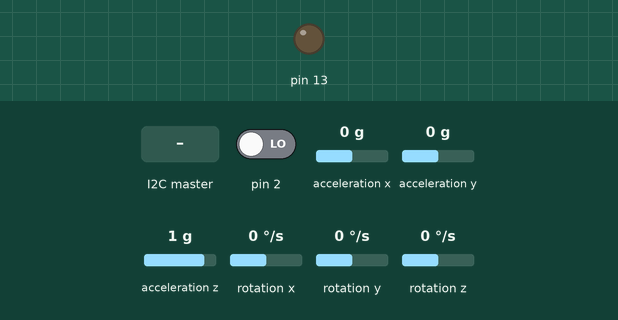
A program run on a simulated Arduino Uno, built with avr-gcc and run on an emulated ATmega328P. Parts: output pins drawn as LEDs (lit = HIGH). Inputs (shaded band) come from the test bench; at power-on: pin 2 LOW, acceleration x 0 g, acceleration y 0 g, acceleration z 1 g, rotation x 0 °/s, rotation y 0 °/s, rotation z 0 °/s. The sensor or clock chip raises its interrupt line as the real part does; what the program prints to the serial monitor is not drawn.

Above: at 1.7 s.
1.8 s: the I2C master sends the byte 1
At 2.5 s:
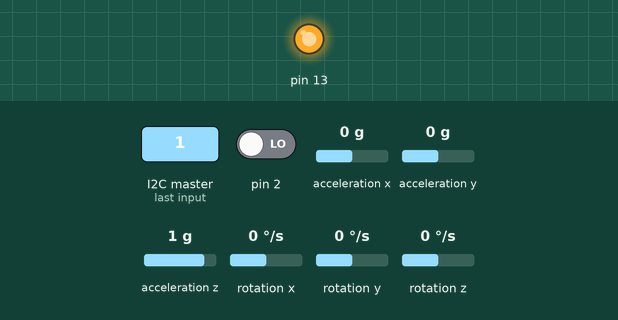
Timing chart, 0 to 4.8 s (numbered marks = the images above; inputs shaded):
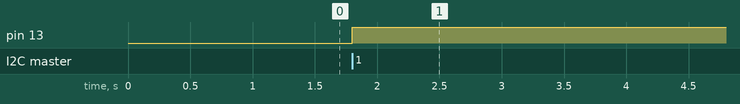

The program:

main.cpp
```cpp
#include <Arduino.h>
#include <AccelStepper.h>
#include <AFMotor.h>
#include <PID_v1.h>

#include "I2Cdev.h"
#include "MPU6050_6Axis_MotionApps20.h"

#define SLAVE_ADDRESS 0x04

int number = 0;
int state = 0;
void receiveData(int byteCount);
void sendData();

// Arduino Wire library is required if I2Cdev I2CDEV_ARDUINO_WIRE implementation
// is used in I2Cdev.h
#if I2CDEV_IMPLEMENTATION == I2CDEV_ARDUINO_WIRE
  #include "Wire.h"
#endif

// class default I2C address is 0x68
// specific I2C addresses may be passed as a parameter here
// AD0 low = 0x68 (default for SparkFun breakout and InvenSense evaluation board)
// AD0 high = 0x69
MPU6050 mpu;

#define OUTPUT_DEBUG_IMU
#define OUTPUT_DEBUG_MOTORS

// MPU control/status vars
bool dmpReady = false;  // set true if DMP init was successful
uint8_t mpuIntStatus;   // holds actual interrupt status byte from MPU
uint8_t devStatus;      // return status after each device operation (0 = success, !0 = error)
uint16_t packetSize;    // expected DMP packet size (default is 42 bytes)
uint16_t fifoCount;     // count of all bytes currently in FIFO
uint8_t fifoBuffer[64]; // FIFO storage buffer

// data values
double roll = 0;

// ================================================================
// ===                          PID STUFF                       ===
// ================================================================

//Define Variables we'll be connecting to
double Setpoint, Output, Input;
int kp = 30;
int ki = 200;
int kd = 0.25;
PID myPID(&roll, &Output, &Setpoint, kp, ki, kd, DIRECT);

// orientation/motion vars
Quaternion q;           // [w, x, y, z]         quaternion container
VectorFloat gravity;    // [x, y, z]            gravity vector
float ypr[3];           // [yaw, pitch, roll]   yaw/pitch/roll container and gravity vector

// ================================================================
// ===               INTERRUPT DETECTION ROUTINE                ===
// ================================================================

volatile bool mpuInterrupt = false;     // indicates whether MPU interrupt pin has gone high
void dmpDataReady() {
  mpuInterrupt = true;
}

// ================================================================
// ===               Motor Config                                ===
// ================================================================

// two stepper motors one on each port
AF_Stepper motor1(200, 1);
AF_Stepper motor2(200, 2);

// you can change these to DOUBLE or INTERLEAVE or MICROSTEP!
// wrappers for the first motor
void forwardstep1() {
  motor1.onestep(FORWARD, SINGLE);
}
void backwardstep1() {
  motor1.onestep(BACKWARD, SINGLE);
}

// wrappers for the second motor
void forwardstep2() {
  motor2.onestep(FORWARD, SINGLE);
}
void backwardstep2() {
  motor2.onestep(BACKWARD, SINGLE);
}

// Motor shield has two motor ports, now we'll wrap them in an AccelStepper object
AccelStepper stepper1(forwardstep1, backwardstep1);
AccelStepper stepper2(forwardstep2, backwardstep2);

// ================================================================
// ===                      INITIAL SETUP                       ===
// ================================================================
void setup() {

  // join I2C bus
  #if I2CDEV_IMPLEMENTATION == I2CDEV_ARDUINO_WIRE
    Wire.begin(SLAVE_ADDRESS);
    Wire.onReceive(receiveData);
    Wire.onRequest(sendData);

    // TWBR = 24; // 400kHz I2C clock (200kHz if CPU is 8MHz)
  #elif I2CDEV_IMPLEMENTATION == I2CDEV_BUILTIN_FASTWIRE
    Fastwire::setup(400, true);
  #endif

  // initialize serial communication
  Serial.begin(115200);

  // initialize device
  Serial.println(F("Initializing I2C devices..."));
  mpu.initialize();

  // verify connection
  Serial.println(F("Testing device connections..."));
  Serial.println(mpu.testConnection() ? F("MPU6050 connection successful") : F("MPU6050 connection failed"));

  // load and configure the DMP
  Serial.println(F("Initializing DMP..."));
  devStatus = mpu.dmpInitialize();

  // supply your own gyro offsets here, scaled for min sensitivity
  mpu.setXGyroOffset(220);
  mpu.setYGyroOffset(76);
  mpu.setZGyroOffset(-85);
  mpu.setZAccelOffset(1788); // 1688 factory default for my test chip

  // make sure it worked (returns 0 if so)
  if (devStatus == 0) {

    // turn on the DMP, now that it's ready
    Serial.println(F("Enabling DMP..."));
    mpu.setDMPEnabled(true);

    // enable Arduino interrupt detection
    Serial.println(F("Enabling interrupt detection (Arduino external interrupt 0)..."));
    attachInterrupt(0, dmpDataReady, RISING);
    mpuIntStatus = mpu.getIntStatus();

    // set our DMP Ready flag so the main loop() function knows it's okay to use it
    Serial.println(F("DMP ready! Waiting for first interrupt..."));
    dmpReady = true;

    // get expected DMP packet size for later comparison
    packetSize = mpu.dmpGetFIFOPacketSize();

    stepper1.setMaxSpeed(0);
    stepper1.setAcceleration(10000.0);
    stepper1.moveTo(-1000000);

    stepper2.setMaxSpeed(0);
    stepper2.setAcceleration(10000.0);
    stepper2.moveTo(1000000);

  }
  else {
    // ERROR!
    // 1 = initial memory load failed
    // 2 = DMP configuration updates failed
    // (if it's going to break, usually the code will be 1)
    Serial.print(F("DMP Initialization failed (code "));
    Serial.print(devStatus);
    Serial.println(F(")"));
  }

  // I2C setup
  pinMode(13, OUTPUT);

  //turn the PID on
  myPID.SetOutputLimits(-300,300);
  myPID.SetMode(AUTOMATIC);
  Setpoint = 0;
  myPID.Compute();
}

void MPUISR();

// ================================================================
// ===                    MAIN PROGRAM LOOP                     ===
// ================================================================
void loop() {
// if programming failed, don't try to do anything
  if (!dmpReady) return;

  // wait for MPU interrupt or extra packet(s) available
  if (!(!mpuInterrupt && fifoCount < packetSize)) {
    MPUISR();
  }
}

void MPUISR() {
  // reset interrupt flag and get INT_STATUS byte
  mpuInterrupt = false;

  mpuIntStatus = mpu.getIntStatus();
  // get current FIFO count
  fifoCount = mpu.getFIFOCount();

  // check for overflow (this should never happen unless our code is too inefficient)
  if ((mpuIntStatus & 0x10) || fifoCount == 1024) {
    // reset so we can continue cleanly
    mpu.resetFIFO();
    Serial.println(F("FIFO overflow!"));

  }
  // otherwise, check for DMP data ready interrupt (this should happen frequently)
  else if (mpuIntStatus & 0x02) {
    // wait for correct available data length, should be a VERY short wait
    while (fifoCount < packetSize) fifoCount = mpu.getFIFOCount();

    // read a packet from FIFO
    mpu.getFIFOBytes(fifoBuffer, packetSize);

    // track FIFO count here in case there is > 1 packet available
    // (this lets us immediately read more without waiting for an interrupt)
    fifoCount -= packetSize;
    mpu.dmpGetQuaternion(&q, fifoBuffer);
    mpu.dmpGetGravity(&gravity, &q);
    mpu.dmpGetYawPitchRoll(ypr, &q, &gravity);
    roll = (ypr[1] * 180/M_PI) -  8.4;
    Input = abs(roll);
    myPID.Compute();
    #ifdef OUTPUT_DEBUG_IMU
      // display Euler angles in degrees
      Serial.print("roll, input, output \t");
      Serial.print(roll);
      Serial.print("\t");
      Serial.print(Input);
      Serial.print("\t");
      Serial.println(Output);

    #endif
  }
}

// callback for received data
void receiveData(int byteCount){

  while(Wire.available()) {
    number = Wire.read();
    Serial.print("data received: ");
    Serial.println(number);

    if (number == 1){

      if (state == 0){
        digitalWrite(13, HIGH); // set the LED on
        state = 1;
      }
      else{
        digitalWrite(13, LOW); // set the LED off
        state = 0;
      }
    }
  }
}

// callback for sending data
void sendData(){
  Wire.write(number);
}
```

Measured:
- after the input at 1.8 s, pin 13: LOW → HIGH at once
